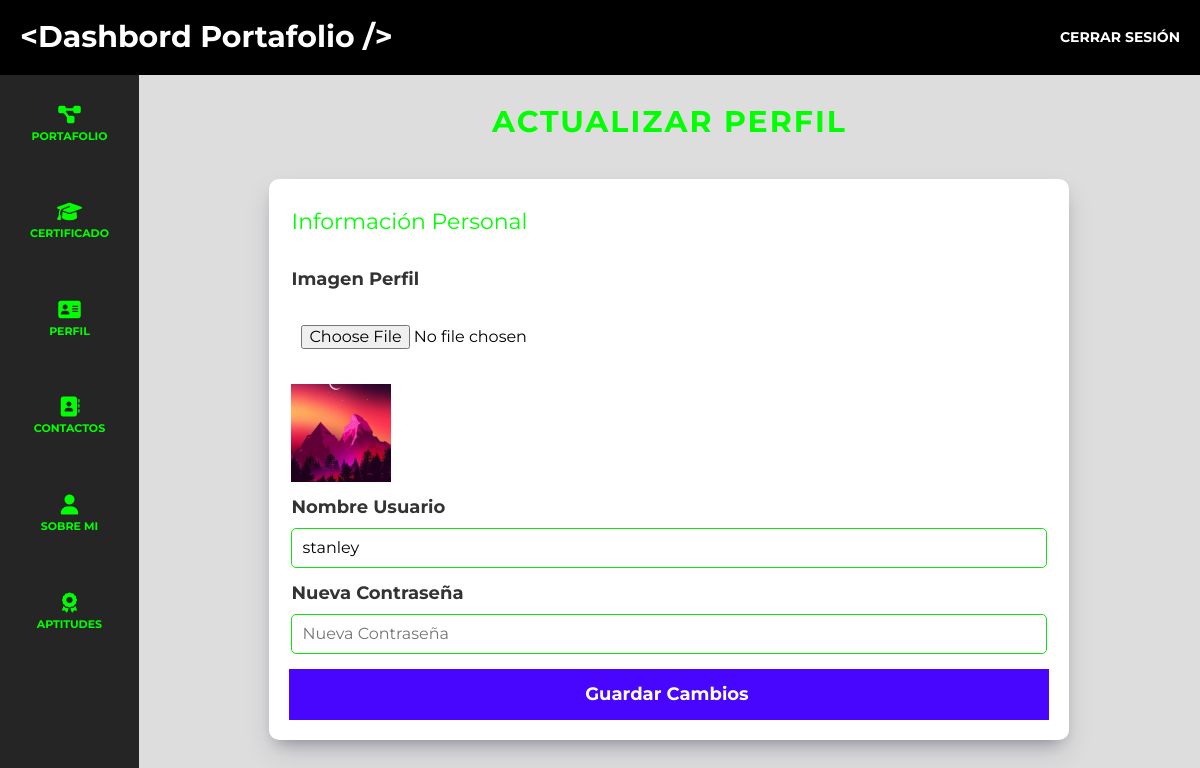
Page /dashboard/perfil/ (signed in) on the committed database.
### adminStanley/models/models.py (models this page shows, shortened)
class Stanley(models.Model):
    id_persona = models.AutoField(primary_key=True)
    nombre_usuario = models.CharField(max_length=60)
    perfil =   models.ImageField (upload_to='img', null=True)
    redes_sociales = models.ManyToManyField(RedSocial)
    password = models.CharField(max_length=128)

### adminStanley/Authenticacion/custom_auth.py (the view)
    def wrapper(request, *args, **kwargs):
        if 'id_persona' not in request.session:
            messages.error(request, 'Debes iniciar sesión para acceder.')
            return redirect('/login/')
        return view_func(request, *args, **kwargs)

### adminStanley/Authenticacion/custom_auth.py (called while the page is built)
def login_required(view_func):
    def wrapper(request, *args, **kwargs):
        if 'id_persona' not in request.session:
            messages.error(request, 'Debes iniciar sesión para acceder.')
            return redirect('/login/')
        return view_func(request, *args, **kwargs)
    return wrapper

### adminStanley/views/views.py (called while the page is built, shortened)
@login_required
def editar_perfil(request):
    persona = Stanley.objects.get(id_persona=request.session['id_persona'])
    context = {"titulo": "Actualizar Perfil", "persona": persona, }
    return render(request, 'auth/dashboard/perfil/editar.html', context)

### adminStanley/templates/auth/dashboard/perfil/editar.html (shortened to what this page needs)
{% extends "bases/base-admin.html" %}
{% load static %}
{% block content%}
<h1 class="dashboard__titulo">{{ titulo }}</h1>
<main class="dashboard__formulario">
    <form method="POST" enctype="multipart/form-data" action="{% url 'editar_perfil' %}" class="formulario">
    <fieldset class="formulario__fieldset">
        <legend class="formulario__legend">Información Personal</legend>
        <div class="formulario__campo">
            <label for="imagen" class="formulario__label">Imagen Perfil</label>
            <div class="formulario__campo">
                <input
                    type="file"
                    class="formulario__input formulario__input--file"
                    id="imagen"
                    name="imagen"
                    onchange="mostrarImagen(this)"
                    accept="image/jpeg, image/png"
                >
            </div>
            <div id="imagenSeleccionada" class="formulario__imagen-seleccionada">
                {% if persona.perfil %}
                    <img src="{{ persona.perfil.url }}" alt="Imagen del Certificado">
                {% endif %}
            </div>
        </div>
        <div class="formulario__campo">
            <label for="nombre_usuario" class="formulario__label">Nombre Usuario</label>
            <input
                type="text"
                class="formulario__input"
                id="nombre_usuario"
                name="nombre_usuario"
                placeholder="Nombre de Usuario"
                value="{{ persona.nombre_usuario }}"
            >
        </div>
        <div class="formulario__campo">
            <label for="password" class="formulario__label">Nueva Contraseña</label>
            <input
                type="password"
                class="formulario__input"
                id="password"
                name="password"
                placeholder="Nueva Contraseña"
            >
        </div>
    </fieldset>
    <input class="formulario__submit formulario__submit--registrar" type="submit" value="Guardar Cambios ">
    </form>
</main>
{%endblock%}

### static/css/app.css (style rules this page uses)
html { -webkit-text-size-adjust:100%;line-height:1.15 }
body { margin:0 }
main { display:block }
h1 { font-size:2em;margin:.67em 0 }
img { border-style:none }
button,input,optgroup,select,textarea { font-family:inherit;font-size:100%;line-height:1.15;margin:0 }
button,input { overflow:visible }
[type=button],[type=reset],[type=submit],button { -webkit-appearance:button }
fieldset { padding:.35em .75em .625em }
legend { box-sizing:border-box;color:inherit;display:table;max-width:100%;padding:0;white-space:normal }
html { box-sizing:border-box;font-size:62.5%;scroll-behavior:smooth }
*,:after,:before { box-sizing:inherit }
body { background-color:rgba(0,0,0,.943);display:flex;flex-direction:column;font-family:Montserrat,sans-serif;font-size:1.6rem }
h1,h2,h3,h4 { color:#fff;margin:0 0 5rem }
h1 { font-size:4rem }
img { display:block;height:auto;width:100% }
.dashboard { background-color:rgba(69,67,67,.178);display:flex;flex-direction:column;height:100%;overflow:hidden }
.dashboard__titulo { color:#0f0;font-size:clamp(2rem,-.8rem + 10vw,3rem);font-weight:700;letter-spacing:.2rem;margin:0 auto 2rem;padding:2rem;text-align:center;text-transform:uppercase;width:min(95%,80rem) }
.dashboard__contenedor,.dashboard__formulario { background-color:#fff;border-radius:1rem;box-shadow:0 13px 27px -5px rgba(50,50,93,.25),0 8px 16px -8px rgba(0,0,0,.3);margin-top:5rem;padding:2rem }
.dashboard__formulario { margin:0 auto;width:min(95%,80rem) }
.formulario { display:flex;flex-direction:column }
.formulario__fieldset { border:none;margin-top:1rem;padding:0 }
.formulario__legend { color:#0f0;font-size:2.2rem;margin-bottom:2rem }
.formulario__campo { display:flex;flex-direction:column;gap:1rem;margin:1.5rem 0 }
.formulario__label { color:rgba(0,0,0,.8);display:block;font-size:1.8rem;font-weight:700 }
.formulario__input,.formulario__input--sociales,.formulario__select,.formulario__select--sociales { border:1px solid #12e112;border-radius:.5rem;padding:1rem }
.formulario__input--file,.formulario__select--file { border:none }
.formulario__imagen-seleccionada { max-width:10rem }
.formulario__submit { align-self:flex-start;background-color:#4806ff;border:none;color:#fff;display:inline-block;font-size:1.8rem;font-weight:700;padding:1.5rem 4rem;text-align:center;transition-duration:.3s;transition-property:background-color;width:100%;width:auto }
.formulario__submit--full,.formulario__submit--registrar { width:100% }

### rows in the picture
Stanley: perfil (picture), nombre_usuario "stanley"

### other values in the picture
{{ titulo }} "ACTUALIZAR PERFIL"
